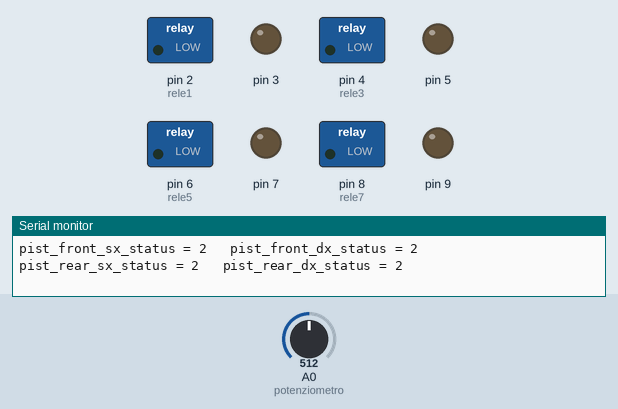
Simulated run of this sketch. Board: Arduino Uno, built with avr-gcc and run on an emulated ATmega328P. On the bench: switched loads named in the sketch (green lamp = pin HIGH), output pins drawn as LEDs (lit = HIGH), the last lines printed to the serial monitor. Dashed ring = blinking. Inputs (shaded band) come from the test bench; at power-on: A0 (potenziometro) = 512. Random numbers use the default seed unless the sketch sets one.

Above: at 1.2 s.
1.3 s: A0 (potenziometro) set to 509
At 3.85 s:
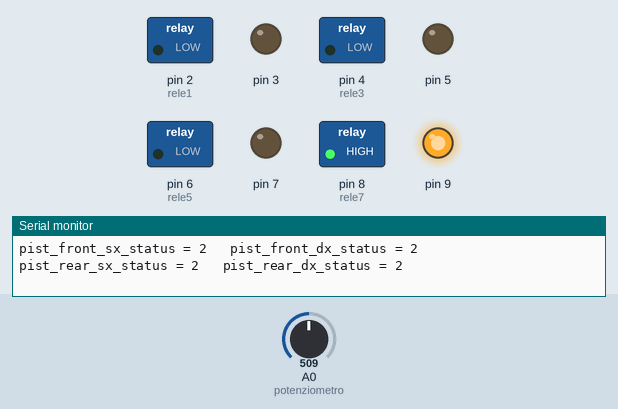
4.3 s: A0 (potenziometro) set to 900
At 4.54 s:
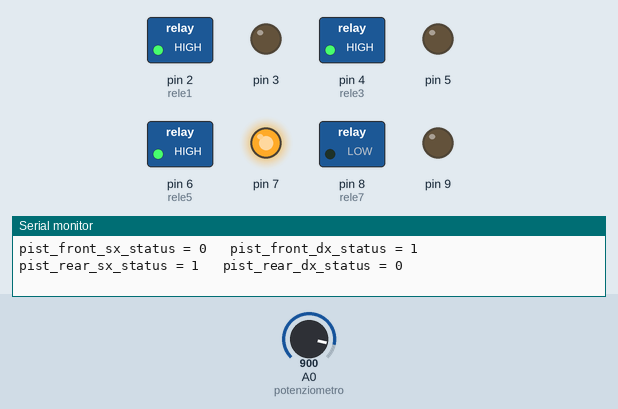
6.2 s: A0 (potenziometro) set to 887
9.2 s: A0 (potenziometro) set to 716
At 11.66 s:
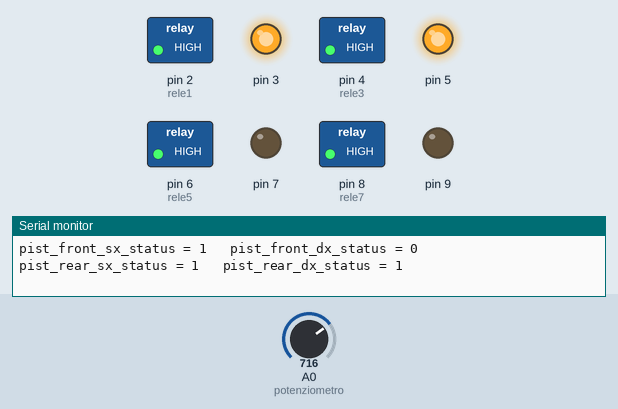
12.2 s: A0 (potenziometro) set to 709
At 13.86 s:
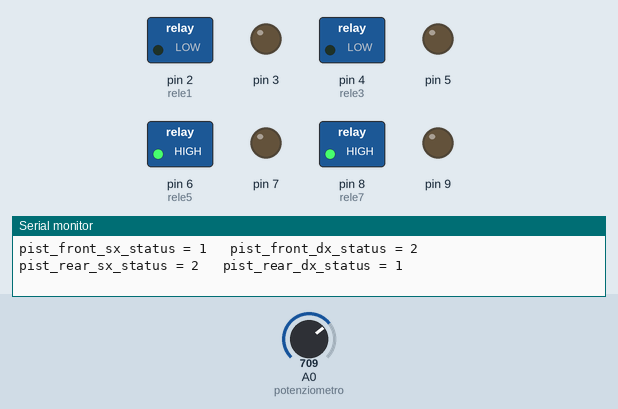
15.2 s: A0 (potenziometro) set to 1023
Timing chart, 0 to 20.8 s (numbered marks = the images above; inputs shaded):
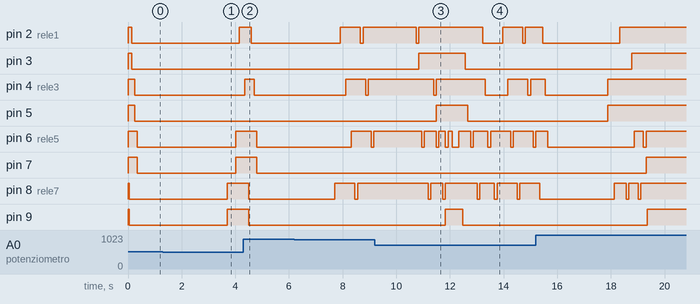

The sketch:

Simulatore_pistoni_rele_v2.ino
```cpp
#include "Pistone.h"
#include "Materasso.h"


int rele1 = 2;
int rele2 = 3;
int rele3 = 4;
int rele4 = 5;
int rele5 = 6;
int rele6 = 7;
int rele7 = 8;
int rele8 = 9;

int potenziometro = A0;

Pistone pist_blu =   Pistone(rele7,rele8);
Pistone pist_bianco =  Pistone(rele1,rele2);
Pistone pist_rosso =  Pistone(rele3,rele4);
Pistone pist_nero =  Pistone(rele5,rele6);

Materasso mat = Materasso(pist_blu,pist_bianco,pist_rosso,pist_nero);


void setup() {
   Serial.begin(9600);
   pinMode(potenziometro,INPUT_PULLUP);

}

void loop() {
  int altezza = analogRead(potenziometro)/10;

  //print_pos();
  print_status();

  mat.moveto(altezza);
  //print_pos();

}


void print_pos(){

  Serial.print("pist_front_sx = ");
  Serial.print(mat.getPos_front_sx());
  Serial.print("   ");
  Serial.print("pist_front_sx = ");
  Serial.print(mat.getPos_front_sx());
  Serial.print("   ");
  Serial.print("pist_rear_sx= ");
  Serial.print(mat.getPos_rear_sx());
  Serial.print("   ");
  Serial.print("pist_rear_dx = ");
  Serial.print(mat.getPos_rear_dx());
  Serial.print("   ");
  Serial.println("");
}
void print_status(){

  Serial.print("pist_front_sx_status = ");
  Serial.print(mat.getStatus_front_sx());
  Serial.print("   ");
  Serial.print("pist_front_dx_status = ");
  Serial.print(mat.getStatus_front_dx());
  Serial.print("   ");
  Serial.print("pist_rear_sx_status = ");
  Serial.print(mat.getStatus_rear_sx());
  Serial.print("   ");
  Serial.print("pist_rear_dx_status = ");
  Serial.print(mat.getStatus_rear_dx());
  Serial.print("   ");
  Serial.println("");
}
```

Materasso.cpp
```cpp
#include "Arduino.h"
#include "Pistone.h"
#include "Materasso.h"


Materasso::Materasso(Pistone front_sx, Pistone front_dx,Pistone rear_sx, Pistone rear_dx)
{
  _front_sx = front_sx;
  _front_dx = front_dx;
  _rear_sx = rear_sx;
  _rear_dx = rear_dx;


}

void Materasso::moveto(int mm)
{

  if (_front_sx.pos <= mm) {_front_sx.up(mm);}
  if (_front_sx.pos >= mm) {_front_sx.down(mm);}

  if (_front_dx.pos <= mm) {_front_dx.up(mm);}
  if (_front_dx.pos >= mm) {_front_dx.down(mm);}


  if (_rear_sx.pos <= mm) {_rear_sx.up(mm);}
  if (_rear_sx.pos >= mm) {_rear_sx.down(mm);}


  if (_rear_dx.pos <= mm) {_rear_dx.up(mm);}
  if (_rear_dx.pos >= mm) {_rear_dx.down(mm);}

}

void Materasso::sx()
{

}

void Materasso::dx()
{

}

int  Materasso::getPos_front_sx()
{
 return _front_sx.pos;
}

int  Materasso::getPos_front_dx()
{
 return _front_dx.pos;
}

int  Materasso::getPos_rear_sx()
{
 return _rear_sx.pos;
}

int  Materasso::getPos_rear_dx()
{
 return _rear_dx.pos;
}


int Materasso::getStatus_front_sx(){
  return _front_sx.getStatus();
}

int Materasso::getStatus_front_dx(){
  return _front_dx.getStatus();
}

int Materasso::getStatus_rear_sx(){
  return _rear_sx.getStatus();
}

int Materasso::getStatus_rear_dx(){
  return _rear_dx.getStatus();
}
```

Materasso.h
```cpp
/*
  Materasso.h - Libreria per gestione il sincronismo dei pistoni del progetto MC02
  Created by Davide Caminati, Febbraio 2017.
  Released into the public domain.
*/
#ifndef Materasso_h
#define Materasso_h

#include "Arduino.h"
#include "Pistone.h"

class Materasso
{
  public:
    Materasso(Pistone front_sx, Pistone front_dx, Pistone rear_sx, Pistone rear_dx);

    void moveto(int pos);
    int getPos_front_sx();
    int getPos_front_dx();
    int getPos_rear_sx();
    int getPos_rear_dx();
    int getStatus_front_sx();
    int getStatus_front_dx();
    int getStatus_rear_sx();
    int getStatus_rear_dx();
    void sx();
    void dx();


  private:
    int _height;
    Pistone _front_sx;
    Pistone _front_dx;
    Pistone _rear_sx;
    Pistone _rear_dx;


};

#endif
```

Pistone.cpp
```cpp
#include "Arduino.h"
#include "Pistone.h"


Pistone::Pistone(int pin_direction, int pin_on)
{
  pinMode(pin_on, OUTPUT);
  digitalWrite(pin_on, HIGH);
  pinMode(pin_direction, OUTPUT);
  digitalWrite(pin_direction, HIGH);

  _pin_on = pin_on;
  _pin_direction = pin_direction;

}


Pistone::Pistone()
{

}

void Pistone::up( int mm)
{
  if (pos < mm){
    digitalWrite(_pin_direction, LOW);
    digitalWrite(_pin_on, LOW);
    pos += random(4, 8);
    _status = 2;
    delay(100);
  }
  else
  {
    _status = 0;
    alt();
  }
}
void Pistone::down(int mm)
{
  if (pos > mm){
    digitalWrite(_pin_direction, HIGH);
    digitalWrite(_pin_on, LOW);
    pos -= random(4, 8);
    _status = 1;
    delay(100);

  }
  else
  {
    _status = 0;
    alt();
  }
}
void Pistone::alt()
{
  digitalWrite(_pin_on, HIGH);
  digitalWrite(_pin_direction, HIGH);
  _status = 0;

}

int Pistone::getStatus(){
  return _status;
}
```

Pistone.h
```cpp
/*
  Pistone.h - Libreria per gestione i pistoni del progetto MC02
  Created by Davide Caminati, Febbraio 2017.
  Released into the public domain.
*/

#ifndef Pistone_h
#define Pistone_h

#include "Arduino.h"

class Pistone
{
  public:
    Pistone(int pin_on,int pin_direction);
    Pistone();

    void up(int mm);
    void down(int mm);
    void alt();
    int getStatus();
    int pos;

  private:
    int _pin_on;
    int _pin_direction;
    int _status;
};

#endif
```

Measured:
- the behaviour switches between 510 and 509 on A0 (potenziometro) (found by bisection; images 0 and 1)
- the behaviour switches between 710 and 709 on A0 (potenziometro) (found by bisection; images 3 and 4)
- after the input at 1.3 s, pin 2 (rele1): LOW → HIGH after 2.9 s; pin 6 (rele5), pin 7: LOW → HIGH after 2.7 s; pin 9: LOW → HIGH after 2.4 s
- after the input at 4.3 s, pin 6 (rele5), pin 7: HIGH → LOW after 0.50 s; pin 8 (rele7), pin 9: HIGH → LOW after 0.20 s
- after the input at 9.2 s, pin 3: LOW → HIGH after 1.6 s; pin 5: LOW → HIGH after 2.3 s
- after the input at 12.2 s, pin 2 (rele1): HIGH → LOW after 1.0 s, → HIGH 0.75 s later, → LOW 0.75 s later, → HIGH 0.10 s later; pin 3: HIGH → LOW after 0.37 s
